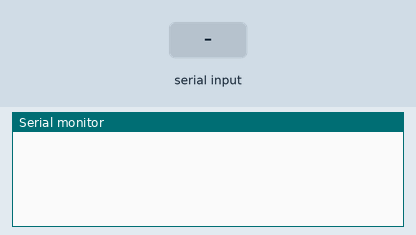
The sketch below on a simulated Arduino Uno, built with avr-gcc and run on an emulated ATmega328P. On the bench: the last lines printed to the serial monitor. Inputs (shaded band) come from the test bench.

Above: at 1.2 s.
1.3 s: "1" received over Serial
At 3.1 s:
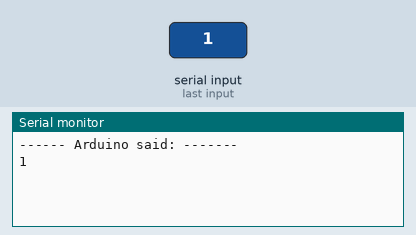
3.8 s: "0" received over Serial
At 5.2 s:
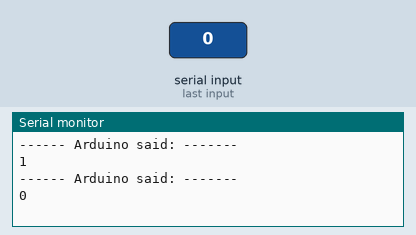
5.3 s: "2" received over Serial
At 7.4 s:
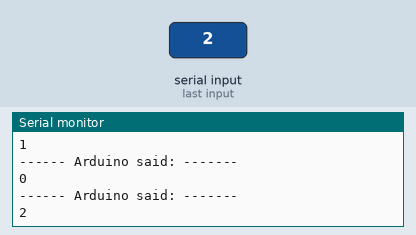

Measured:
- after the input at 1.3 s, the serial monitor: prints a new line after 1.0 s (image 1)
- after the input at 3.8 s, the serial monitor: prints a new line after 1.0 s (image 2)
- after the input at 5.3 s, the serial monitor: prints a new line after 1.0 s (image 3)

The sketch:

ArduinoSerialEcho.ino
```cpp
void setup() {
  Serial.begin(115200);
}

void loop() {
if (Serial.available() > 0) {
  String sensorDataReceived = "";
  sensorDataReceived = Serial.readString();

   if(sensorDataReceived != ""){
    Serial.println("------ Arduino said: -------");
    Serial.println(sensorDataReceived);
   }

}
}
```
